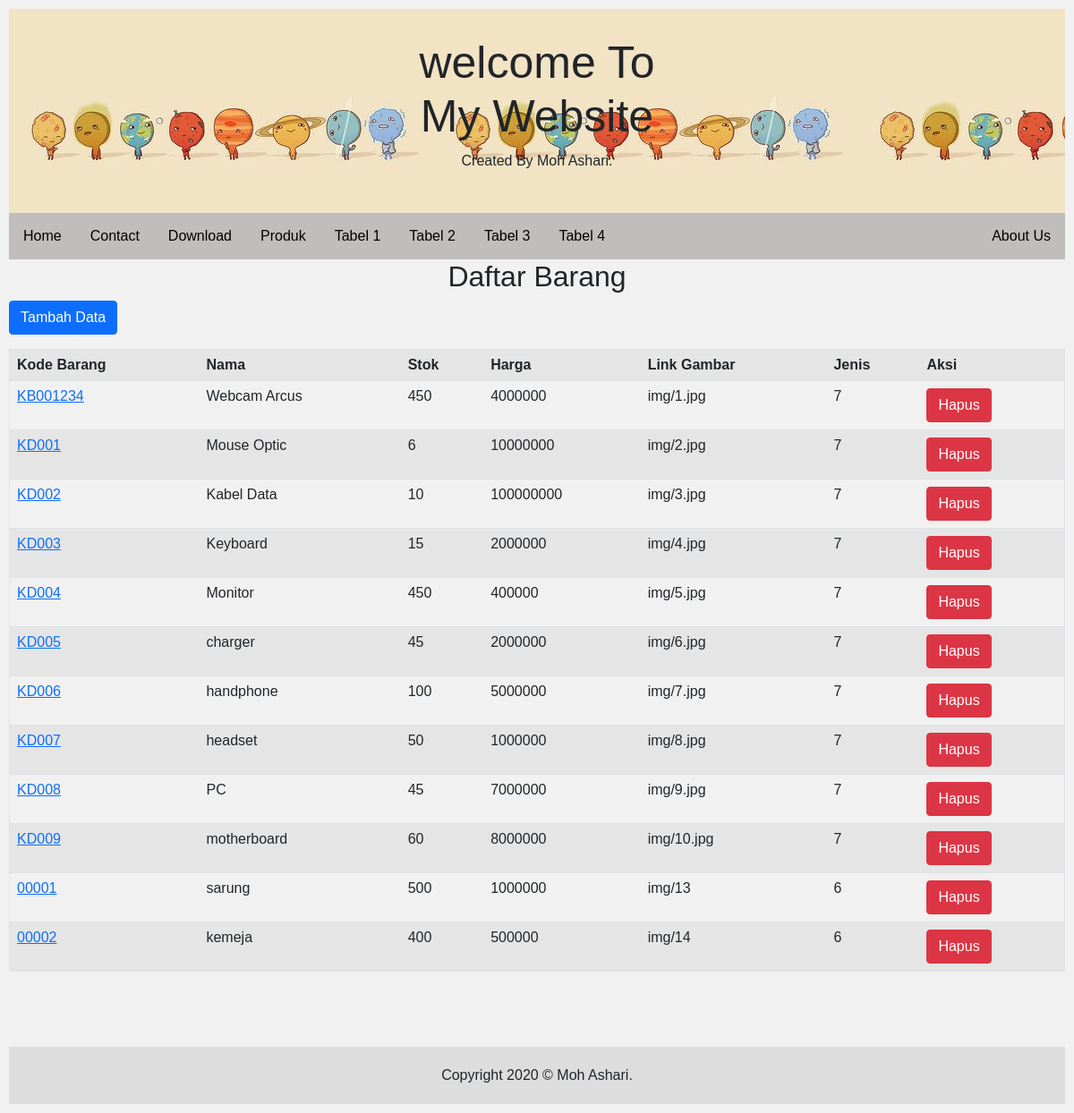
The page /Vbrg/ on the database its author committed.
### dashboard/models.py (models this page shows, shortened)
class Barang(models.Model):
    kodebrg=models.CharField(max_length=8)
    nama=models.CharField(max_length=50)
    stok=models.IntegerField()
    harga=models.BigIntegerField()
    link_gbr=models.CharField(max_length=150, blank=True, default='img/')
    waktu_posting=models.DateTimeField(auto_now_add=True)
    jenis_id=models.ForeignKey(Jenis, on_delete=models.CASCADE,null=True)

### dashboard/views.py (the view)
# urls.py: path('Vbrg/',Barang_view,name='Vbrg'),
def Barang_view(request):
    barangs=Barang.objects.all()
    titelnya="Tabel1"
    konteks={
        'barangs':barangs,
    }
    return render(request,'tabel1.html', konteks)

### templates/tabel1.html (shortened to what this page needs)
<link href="" rel="stylesheet">
{% load static %}
<!DOCTYPE html>
<html lang="en">
<head>
    <link
      href="https://cdn.jsdelivr.net/npm/bootstrap@5.0.0-beta3/dist/css/bootstrap.min.css"
      rel="stylesheet"
    />
</head>
<body>
    <section id="menu">
    <div class="header">
        <h1>welcome To <br> My Website</h1>
        <p>Created By Moh Ashari.</p>
    </div>
    <div class="topnav">
        <a href="/">Home</a>
        <a href="contact.html">Contact</a>
        <a href="cv.pdf">Download</a>
        <a href="/produk/">Produk</a>
        <a href="/">Tabel 1</a>
        <a href="/member/">Tabel 2</a>
        <a href="/Vbrg02/">Tabel 3</a>
        <a href="/member02/">Tabel 4</a>
        <a href="about.html" style="float:right">About Us</a>
    </div>
    <h2 class="align-center" align="center">Daftar Barang</h2>
    <p><a href="/addbrg" class="btn btn-primary">Tambah Data</a></p>
    <table border="1" class="table table-striped" align="center">
        <tr>
            <th>Kode Barang</th>
            <th>Nama</th>
            <th>Stok</th>
            <th>Harga</th>
            <th>Link Gambar</th>
            <th>Jenis</th>
            <th>Aksi</th>
        </tr>
    {% for Barang in barangs %}
        <tr>
            <td><a href="{% url 'ubah_brg' Barang.id %}">{{ Barang.kodebrg }}</a></td>
            <td>{{ Barang.nama }}</td>
            <td>{{ Barang.stok }}</td>
            <td>{{ Barang.harga }}</td>
            <td>{{ Barang.link_gbr }}</td>
            <td>{{ Barang.jenis_id_id }}</td>
            <td><button type="button" class="btn btn-danger" data-bs-toggle="modal"
                data-bs-target="#hapus-{{ Barang.id }}">Hapus</button></td>
        </tr>
    {% endfor %}
    </table>
    <br><br>
<section id="footer">
    <div class="footer">
        <div align="center">Copyright 2020 &copy; Moh Ashari.</div>
    </div>
    </section>
</body>
</html>

### rows shown on the page
Barang: kodebrg "KB001234", nama "Webcam Arcus", stok "450", harga "4000000", link_gbr "img/1.jpg", jenis_id_id "7"
Barang: kodebrg "KD001", nama "Mouse Optic", stok "6", harga "10000000", link_gbr "img/2.jpg", jenis_id_id "7"
Barang: kodebrg "KD002", nama "Kabel Data", stok "10", harga "100000000", link_gbr "img/3.jpg", jenis_id_id "7"
Barang: kodebrg "KD003", nama "Keyboard", stok "15", harga "2000000", link_gbr "img/4.jpg", jenis_id_id "7"
Barang: kodebrg "KD004", nama "Monitor", stok "450", harga "400000", link_gbr "img/5.jpg", jenis_id_id "7"
Barang: kodebrg "KD005", nama "charger", stok "45", harga "2000000", link_gbr "img/6.jpg", jenis_id_id "7"
Barang: kodebrg "KD006", nama "handphone", stok "100", harga "5000000", link_gbr "img/7.jpg", jenis_id_id "7"
Barang: kodebrg "KD007", nama "headset", stok "50", harga "1000000", link_gbr "img/8.jpg", jenis_id_id "7"
Barang: kodebrg "KD008", nama "PC", stok "45", harga "7000000", link_gbr "img/9.jpg", jenis_id_id "7"
Barang: kodebrg "KD009", nama "motherboard", stok "60", harga "8000000", link_gbr "img/10.jpg", jenis_id_id "7"
Barang: kodebrg "00001", nama "sarung", stok "500", harga "1000000", link_gbr "img/13", jenis_id_id "6"
Barang: kodebrg "00002", nama "kemeja", stok "400", harga "500000", link_gbr "img/14", jenis_id_id "6"
